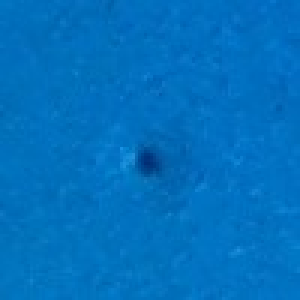
%> input picture experiment/b1.jpg, 100 x 100 px (shown 3 times larger)
$ octave HVD_SENSITIVE_TEST.m   (GNU Octave 9; MATLAB toolbox functions it lacks are replaced by stand-ins)
%> lines starting %> are read from the running program, lines starting %| are printed output that depends on the picture
### experiment/haar2_wavelet_compare.m
function [h_max,hh_max,v_max,vv_max,d_max,dd_max] = haar2_wavelet_compare(image)
%> called with image = 'b1.jpg'
%HAAR2_WAVELET 此处显示有关此函数的摘要
%   r_dmax is the maximal value of diaganal detail coefficient in Red frame
%   of image
%   g_dmax is the maximal value of diaganal detail coefficient in Green frame
%   of image
%   b_dmax is the maximal value of diaganal detail coefficient in Blue frame
%   of image

i = imread(image);
%> i is the input picture: size 100x100x3 uint8; mean R, G, B 1.7, 112.5, 189.6
% change the color of image
hsvImage = rgb2hsv(i);
%> hsvImage: size 100x100x3 double; mean H, S, V 0.568, 0.991, 0.744
hsvImage(:,:,1) = rem(hsvImage(:,:,1) * 1.6, 1);
%> hsvImage: size 100x100x3 double; mean H, S, V 0.909, 0.991, 0.744
rgbImage = hsv2rgb(hsvImage);
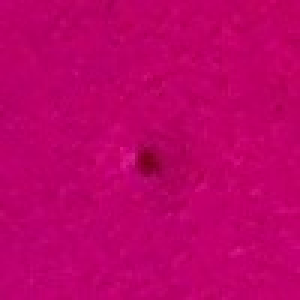
%> rgbImage: size 100x100x3 double (shown 3 times larger); mean R, G, B 0.744, 0.0068, 0.407
rgbImage = 83.2653062 * rgbImage;
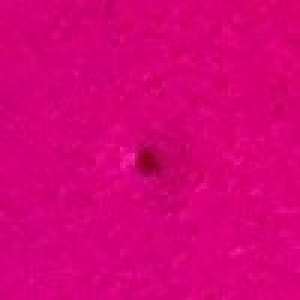
%> rgbImage: size 100x100x3 double (shown 3 times larger); mean R, G, B 61.9, 0.6, 33.9; drawn with min black and max white

% apply haart2 wavelet transform of rgb image i
%> the run ends on the next line
[a,h,v,d] = haart2(i,5);
[aa,hh,vv,dd] = haart2(rgbImage,5);

A1 = abs(h{5});
h_max = max(A1,[],'all');

A2 = abs(v{5});
v_max = max(A2,[],'all');

A3 = abs(d{5});
d_max = max(A3,[],'all');

A11 = abs(hh{5});
hh_max = max(A11,[],'all');

A22 = abs(vv{5});
vv_max = max(A22,[],'all');

A33 = abs(dd{5});
dd_max = max(A33,[],'all');
end

### experiment/HVD_SENSITIVE_TEST.m
% [6 lines of commented-out code are left out]
%%
% [9 lines of commented-out code are left out]
%%
[h4,hh4,v4,vv4,d4,dd4] = haar2_wavelet_compare('b1.jpg');
